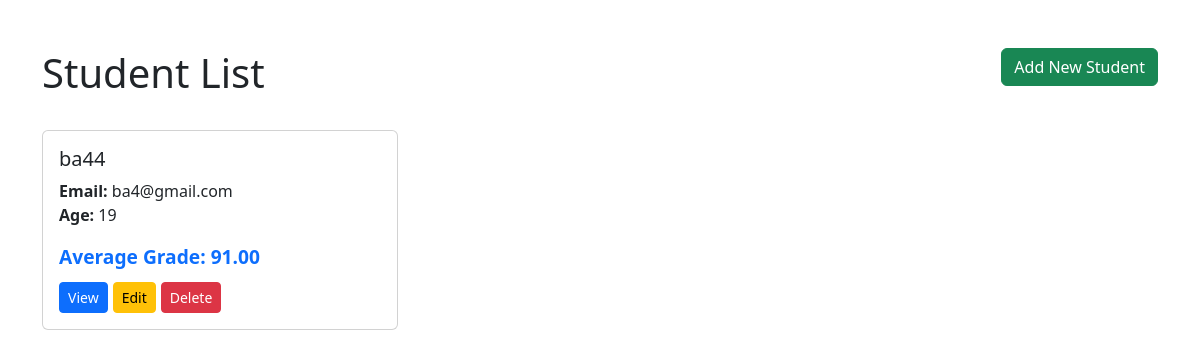
Page /api/ on the earlier database version.
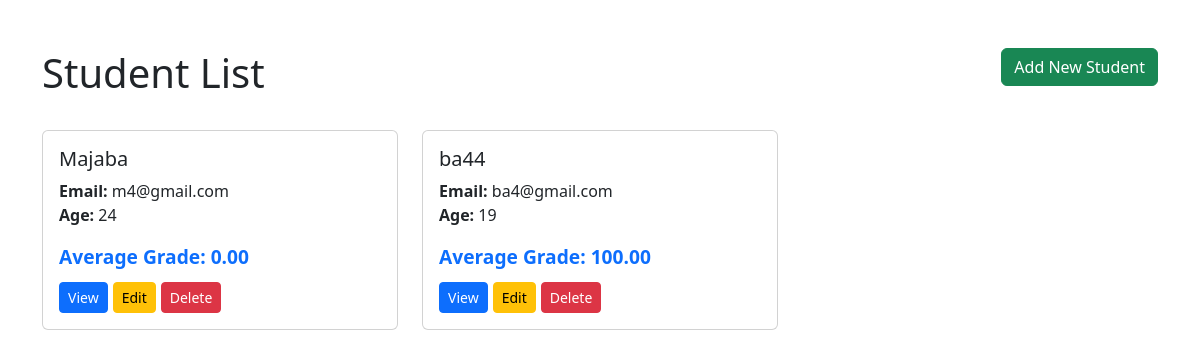
Same page on the later database version.
### students/models.py (models this page shows, shortened)
class Student(models.Model):
    name = models.CharField(max_length=100)
    age = models.IntegerField(
        validators=[MinValueValidator(5), MaxValueValidator(120)]
    )
    email = models.EmailField(
        unique=True,
        validators=[EmailValidator()]
    )
    @property
    def average_score(self):
        subjects = self.subjects.all()
        if not subjects:
            return 0
        total = sum(subject.average_grade for subject in subjects)
        return total / len(subjects)

class Subject(models.Model):
    name = models.CharField(max_length=100)
    student = models.ForeignKey(
        Student,
        on_delete=models.CASCADE,
        related_name='subjects'
    )
    @property
    def average_grade(self):
        grades = self.grades.all()
        if not grades:
            return 0
        total = sum(grade.total_score for grade in grades)
        return total / len(grades)

class Grade(models.Model):
    subject = models.ForeignKey(
        Subject,
        on_delete=models.CASCADE,
        related_name='grades'
    )
    activity = models.FloatField(
        validators=[MinValueValidator(0), MaxValueValidator(100)]
    )
    quiz = models.FloatField(
        validators=[MinValueValidator(0), MaxValueValidator(100)]
    )
    exam = models.FloatField(
        validators=[MinValueValidator(0), MaxValueValidator(100)]
    )
    @property
    def total_score(self):
        return (self.activity * 0.2) + (self.quiz * 0.3) + (self.exam * 0.5)

### students/views.py (the view)
# urls.py: path('', student_list, name='student-list'),
def student_list(request):
    students = Student.objects.all().order_by('name')
    return render(request, 'students/index.html', {'students': students})

### templates/students/index.html (shortened to what this page needs)
<!DOCTYPE html>
<html lang="en">
<head>
    <link rel="stylesheet" href="https://cdn.jsdelivr.net/npm/bootstrap@5.3.0/dist/css/bootstrap.min.css">
</head>
<body>
    <div class="container py-5">
        <div class="d-flex justify-content-between align-items-center mb-4">
            <h1>Student List</h1>
            <a href="{% url 'student-create' %}" class="btn btn-success add-student-btn">
                Add New Student
            </a>
        </div>
        <div class="row">
            {% for student in students %}
            <div class="col-md-4">
                <div class="card student-card">
                    <div class="card-body">
                        <h5 class="card-title">{{ student.name }}</h5>
                        <p class="card-text">
                            <strong>Email:</strong> {{ student.email }}<br>
                            <strong>Age:</strong> {{ student.age }}
                        </p>
                        <div class="average-score text-primary">
                            Average Grade: {{ student.average_score|floatformat:2 }}
                        </div>
                        <div class="action-buttons">
                            <a href="{% url 'student-detail' student.id %}" class="btn btn-primary btn-sm">
                                View
                            </a>
                            <a href="{% url 'student-update' student.id %}" class="btn btn-warning btn-sm">
                                Edit
                            </a>
                            <form method="POST" action="{% url 'student-delete' student.id %}" style="display: inline;">
                                <button type="submit" class="btn btn-danger btn-sm"
                                        onclick="return confirm('Are you sure you want to delete this student?')">
                                    Delete
                                </button>
                            </form>
                        </div>
                    </div>
                </div>
            </div>
            {% empty %}
            <div class="col-12">
                <div class="alert alert-info">No students found.</div>
            </div>
            {% endfor %}
        </div>
    </div>
</body>
</html>

Differences in the rows shown:
added Student: name "Majaba", email "m4@gmail.com", age "24", average_score "0.00"
computed for Student "ba44": average_score "91.00" → "100.00"
